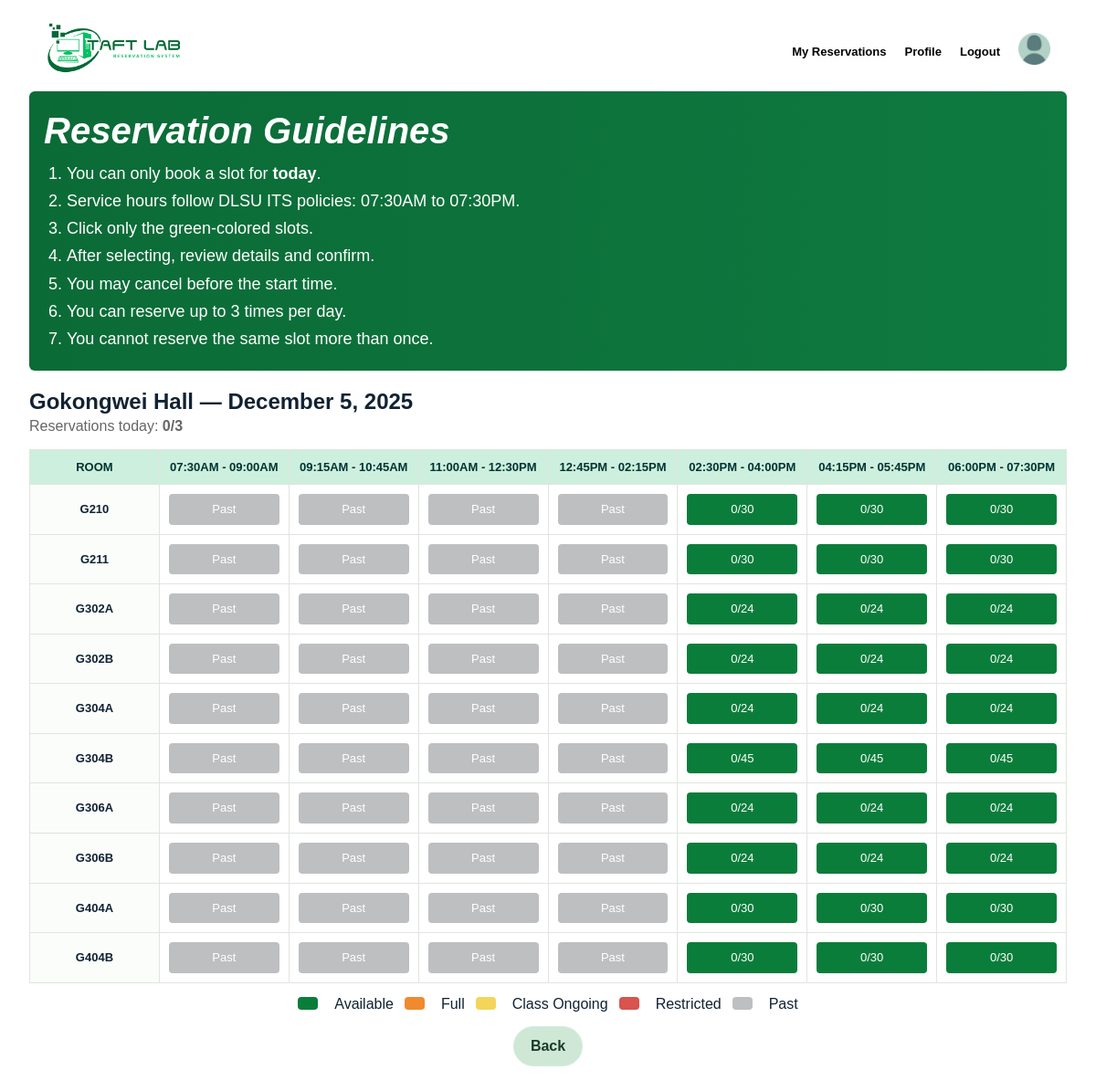
The app's page /Webpages/rsv-page.php?redirect_building=101 (signed in) with its own data.
### tables this page shows
CREATE TABLE building(
    building_id INT AUTO_INCREMENT PRIMARY KEY,
    building_code VARCHAR(10) NOT NULL,
    building_name VARCHAR(45) NOT NULL
);

CREATE TABLE laboratory(
    lab_id INT AUTO_INCREMENT PRIMARY KEY,
    building_id INT NOT NULL,
    room_code VARCHAR(10) NOT NULL,
    capacity INT NOT NULL, 
    status ENUM('Active', 'Maintenance', 'Closed') NOT NULL DEFAULT 'Active',
    FOREIGN KEY (building_id) REFERENCES building(building_id) ON DELETE RESTRICT ON UPDATE CASCADE,
    UNIQUE(building_id, room_code)
);

### Webpages/rsv-page.php (the view, shortened to what this page needs)
<?php
include "db.php";
$building_id = 1;
if (isset($_POST['building_id'])) {
    $building_id = intval($_POST['building_id']);
} else if (isset($_GET['redirect_building'])) {
    $building_id = intval($_GET['redirect_building']);
}
$sql_building = "
    SELECT building_code, building_name
    FROM building
    WHERE building_id = ?
    LIMIT 1
";
$stmt_building = $conn->prepare($sql_building);
$stmt_building->bind_param("i", $building_id);
$stmt_building->execute();
$result_building = $stmt_building->get_result();
$building = ($result_building && $result_building->num_rows > 0)
            ? $result_building->fetch_assoc()
            : null;
$slots = [
    "07:30AM - 09:00AM" => ["07:30:00", "09:00:00"],
    "09:15AM - 10:45AM" => ["09:15:00", "10:45:00"],
    "11:00AM - 12:30PM" => ["11:00:00", "12:30:00"],
    "12:45PM - 02:15PM" => ["12:45:00", "14:15:00"],
    "02:30PM - 04:00PM" => ["14:30:00", "16:00:00"],
    "04:15PM - 05:45PM" => ["16:15:00", "17:45:00"],
    "06:00PM - 07:30PM" => ["18:00:00", "19:30:00"]
];
$today_date = date('Y-m-d');
$php_weekday = date('D');
$weekday_map = ['Mon'=>'Mon','Tue'=>'Tue','Wed'=>'Wed','Thu'=>'Thu','Fri'=>'Fri','Sat'=>'Sat','Sun'=>'Sun'];
$weekday = $weekday_map[$php_weekday] ?? $php_weekday;
$sql_labs = "
    SELECT lab_id, room_code, capacity, status
    FROM laboratory
    WHERE building_id = ?
    ORDER BY room_code ASC
";
$stmt_labs = $conn->prepare($sql_labs);
$stmt_labs->bind_param("i", $building_id);
$stmt_labs->execute();
$result_labs = $stmt_labs->get_result();
$labs = ($result_labs) ? $result_labs->fetch_all(MYSQLI_ASSOC) : [];
function getReservationCount($conn, $lab_id, $date, $start, $end) {
    $sql = "
        SELECT COUNT(*) AS c
        FROM reservation
        WHERE lab_id = ?
        AND date_reserved = ?
        AND reserve_startTime = ?
        AND reserve_endTime = ?
        AND status IN ('Active', 'Completed')
    ";
    $stmt = $conn->prepare($sql);
    $stmt->bind_param("isss", $lab_id, $date, $start, $end);
    $stmt->execute();
    $res = $stmt->get_result();
    return ($res ? intval($res->fetch_assoc()['c']) : 0);
}
function hasUserReservedSlot($conn, $user_id, $lab_id, $date, $start, $end) {
    $sql = "
        SELECT reservation_id
        FROM reservation
        WHERE user_id = ?
        AND lab_id = ?
        AND date_reserved = ?
        AND reserve_startTime = ?
        AND reserve_endTime = ?
        AND status = 'Active'
        LIMIT 1
    ";
    $stmt = $conn->prepare($sql);
    $stmt->bind_param("iisss", $user_id, $lab_id, $date, $start, $end);
    $stmt->execute();
    $res = $stmt->get_result();
    return ($res && $res->num_rows > 0);
}
function getUserReservationCountForDay($conn, $user_id, $date) {
    $sql = "
        SELECT COUNT(*) AS c
        FROM reservation
        WHERE user_id = ?
        AND date_reserved = ?
        AND status = 'Active'
    ";
    $stmt = $conn->prepare($sql);
    $stmt->bind_param("is", $user_id, $date);
    $stmt->execute();
    $res = $stmt->get_result();
    return ($res ? intval($res->fetch_assoc()['c']) : 0);
}
function hasClassConflict($conn, $lab_id, $weekday, $start, $end) {
    $sql = "
        SELECT cs.class_schedule_id
        FROM class_schedule cs
        JOIN existing_class ec ON cs.class_id = ec.class_id
        WHERE ec.lab_id = ?
        AND cs.class_day = ?
        AND NOT (cs.end_time <= ? OR cs.start_time >= ?)
        LIMIT 1
    ";
    $stmt = $conn->prepare($sql);
    $stmt->bind_param("isss", $lab_id, $weekday, $start, $end);
    $stmt->execute();
    $res = $stmt->get_result();
    return ($res && $res->num_rows > 0);
}
function hasRestriction($conn, $lab_id, $date, $start, $end) {
    $sql = "
        SELECT restricted_slot_id
        FROM restricted_slots
        WHERE lab_id = ?
        AND restricted_date = ?
        AND NOT (end_time <= ? OR start_time >= ?)
        LIMIT 1
    ";
    $stmt = $conn->prepare($sql);
    $stmt->bind_param("isss", $lab_id, $date, $start, $end);
    $stmt->execute();
    $res = $stmt->get_result();
    return ($res && $res->num_rows > 0);
}
function timeToDateTime($date, $timeStr){
    return new DateTime($date.' '.$timeStr);
}
$user_id = $_SESSION['user_id'];
$userDayReservations = getUserReservationCountForDay($conn, $user_id, $today_date);
?>
<!DOCTYPE html>
<html lang="en">
<head>
    <link rel="stylesheet" href="reservation.css">
</head>
<body>
<header>
    <div class="logo">
        <img src="images/taftlab-logo.png" alt="TaftLab Logo"/>
    </div>
    <div class="header-right">
      <nav>
        <ul>
          <li><a href="rsv-history.php">My Reservations</a></li>
          <li><a href="#">Profile</a></li>
          <li><a href="logout.php">Logout</a></li>
        </ul>
      </nav>
      <div class="profile-icon">
        <img src="images/profile-icon.png" alt="Profile Icon"/>
      </div>
    </div>
</header>
<main class="container">
    <section class="guidelines">
        <h2>Reservation Guidelines</h2>
        <ol>
            <li>You can only book a slot for <strong>today</strong>.</li>
            <li>Service hours follow DLSU ITS policies: 07:30AM to 07:30PM.</li>
            <li>Click only the green-colored slots.</li>
            <li>After selecting, review details and confirm.</li>
            <li>You may cancel before the start time.</li>
            <li>You can reserve up to 3 times per day.</li>
            <li>You cannot reserve the same slot more than once.</li>
        </ol>
    </section>
    <section class="timetable">
        <h2><?= htmlspecialchars($building['building_name']) ?> — <?= date('F j, Y') ?></h2>
        <p style="color: #666; margin-bottom: 10px;">Reservations today: <strong><?= $userDayReservations ?>/3</strong></p>
        <div class="table-wrap">
            <table class="rsv-table" id="rsvTable">
                <thead>
                    <tr>
                        <th class="mint-header">ROOM</th>
                        <?php foreach($slots as $label => $times): ?>
                            <th class="mint-header"><?= htmlspecialchars($label) ?></th>
                        <?php endforeach; ?>
                    </tr>
                </thead>
                <tbody>
                <?php foreach ($labs as $lab): ?>
                    <tr>
                        <td class="roomcol"><?= htmlspecialchars($lab['room_code']); ?></td>
                        <?php foreach ($slots as $label => $times):
                            $sstart = $times[0];
                            $send   = $times[1];
                            $slotEndDT = timeToDateTime($today_date,$send);
                            $now = new DateTime();
                            $cellClass = '';
                            $cellText  = '';
                            $isUserReserved = hasUserReservedSlot($conn, $user_id, $lab['lab_id'], $today_date, $sstart, $send);
                            if ($now > $slotEndDT) {
                                $cellClass = 'past';
                                $cellText = 'Past';
                            }
                            else if ($isUserReserved && $now <= $slotEndDT) {
                                $cellClass = 'user-reserved';
                                $cellText = 'Your Slot';
                            }
                            else if (hasRestriction($conn, $lab['lab_id'], $today_date, $sstart, $send)) {
                                $cellClass = 'restricted';
                                $cellText = 'Restricted';
                            }
                            else if (hasClassConflict($conn, $lab['lab_id'], $weekday, $sstart, $send)) {
                                $cellClass = 'class';
                                $cellText = 'Class Ongoing';
                            }
                            else {
                                $count = getReservationCount($conn, $lab['lab_id'], $today_date, $sstart, $send);
                                $capacity = intval($lab['capacity']);
                                if ($count >= $capacity) {
                                    $cellClass = 'full';
                                    $cellText = "$count/$capacity";
                                } else {
                                    $cellClass = 'available';
                                    $cellText = "$count/$capacity";
                                }
                            }
                            $data_attrs = sprintf(
                                'data-labid="%d" data-room="%s" data-start="%s" data-end="%s" data-date="%s" data-count="%d" data-cap="%d" data-userreserved="%s"',
                                $lab['lab_id'],
                                htmlspecialchars($lab['room_code']),
                                $sstart,
                                $send,
                                $today_date,
                                $count ?? 0,
                                $capacity ?? intval($lab['capacity']),
                                $isUserReserved ? 'true' : 'false'
                            );
                        ?>
                        <td class="cell <?= $cellClass ?>" <?= $data_attrs ?>>
                            <div class="cell-inner"><?= htmlspecialchars($cellText) ?></div>
                        </td>
                        <?php endforeach; ?>
                    </tr>
                <?php endforeach; ?>
                </tbody>
            </table>
        </div>
        <div class="legend">
            <span class="legend-box available"></span> Available
            <span class="legend-box full"></span> Full
            <span class="legend-box class"></span> Class Ongoing
            <span class="legend-box restricted"></span> Restricted
            <span class="legend-box past"></span> Past
        </div>
        <div class="backwrap">
            <a href="homepage.php" class="btn back">Back</a>
        </div>
    </section>
</main>
</body>
</html>

### Webpages/reservation.css (style rules this page uses)
body { background-color: #ffffff; }
* { box-sizing:border-box; margin:0; padding:0; font-family: 'Poppins', sans-serif; }
body { background:#ffffff; color:#123; line-height:1.35; padding:20px }
.container { padding:8px 12px }
.guidelines { background:linear-gradient(90deg,#0b6b37,#0e7a3f); color:#fff; padding:16px; border-radius:6px; margin-bottom:18px; }
.guidelines h2 { font-size:40px; font-style: italic; font-weight: 800; margin-bottom:8px; }
.guidelines ol { margin-left:25px; }
.guidelines li { margin:6px 0; font-size:18px; }
.table-wrap { overflow-x:auto; margin-top:14px }
.rsv-table { width:100%; border-collapse:collapse; table-layout:fixed }
.rsv-table th,.rsv-table td { border:1px solid #e0e5df; padding:10px; text-align:center; vertical-align:middle; font-size:13px }
.rsv-table thead th.mint-header { background:#cdefdd; color:#033; font-weight:700 }
.rsv-table thead th { position:sticky; top:0; z-index:2 }
.roomcol { text-align:left;padding-left:12px;font-weight:700;background:#fafdfa }
.cell { cursor:pointer; transition:all .12s ease }
.cell .cell-inner { padding:8px; border-radius:4px }
.cell.available .cell-inner { background:#0b7d3b; color:#fff }
.cell.past .cell-inner { background:#bdbfc1; color:#fff }
.legend { display: flex; justify-content: center; align-items: center; margin-top: 12px; gap: 12px; flex-wrap: wrap; }
.legend { margin-top:12px; display:flex; gap:12px; align-items:center; flex-wrap:wrap }
.legend-box { display:inline-block; width:22px; height:14px; border-radius:4px; margin-right:6px; vertical-align:-2px }
.legend-box.available { background:#0b7d3b }
.legend-box.full { background:#f08a2f }
.legend-box.class { background:#f3d55b }
.legend-box.restricted { background:#d9534f }
.legend-box.past { background:#bdbfc1 }
.backwrap { margin-top:14px; text-align:center }
.btn { display:inline-block; padding:10px 18px; border-radius:24px; background:#e9f2ec; border:1px solid #d4eadf; color:#1a3b2a; text-decoration:none; font-weight:600 }
.btn.back { background:#cfe8d6 }
header { font-family: 'Helvetica Neue', Arial, sans-serif; display: flex; justify-content: space-between; align-items: center; padding: 3px 30px; background-color: #fff; }
.header-right { display: flex; align-items: center; gap: 20px; }
.logo img { height: 60px; }
.profile-icon img { height: 35px; margin: 0px; }
nav ul { list-style: none; display: flex; gap: 20px; margin: 0; padding: 0; }
nav ul li a { text-decoration: none; color: black; font-size: 13px; font-weight: 550; transition: color 0.3s ease; }

### records on screen
building: building_name "Gokongwei Hall"
laboratory: room_code "G210", cellText "Past", cellText "0/30"
laboratory: room_code "G211", cellText "Past", cellText "0/30"
laboratory: room_code "G302A", cellText "Past", cellText "0/24"
laboratory: room_code "G302B", cellText "Past", cellText "0/24"
laboratory: room_code "G304A", cellText "Past", cellText "0/24"
laboratory: room_code "G304B", cellText "Past", cellText "0/45"
laboratory: room_code "G306A", cellText "Past", cellText "0/24"
laboratory: room_code "G306B", cellText "Past", cellText "0/24"
laboratory: room_code "G404A", cellText "Past", cellText "0/30"
laboratory: room_code "G404B", cellText "Past", cellText "0/30"

### other values on screen
$userDayReservations "0"
$label "07:30AM - 09:00AM"
$label "09:15AM - 10:45AM"
$label "11:00AM - 12:30PM"
$label "12:45PM - 02:15PM"
$label "02:30PM - 04:00PM"
$label "04:15PM - 05:45PM"
$label "06:00PM - 07:30PM"
